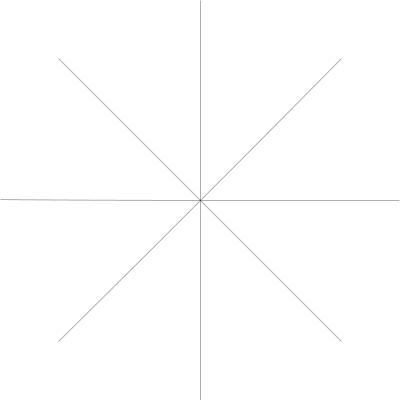
Frame 1 (no input)
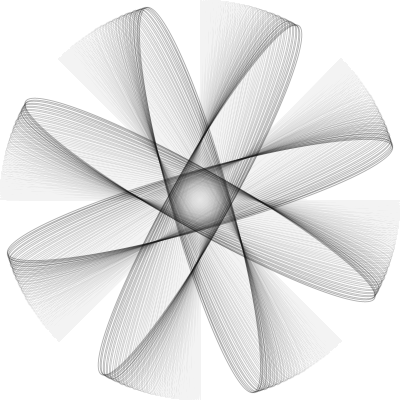
Frame 60 (the mouse pressed at the canvas centre just before this capture)
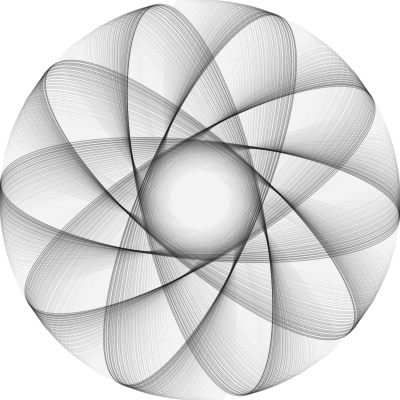
Frame 120 (the mouse held since frame 60 and released just before this capture)

The Processing sketch that drew these frames (run headless with seeded random() and noise(); from frame 60 on, the mouse is pressed at the canvas centre):

// Processing sketch: processing_64568
// ── processing_64568.pde

int e_w = 0;
int e_h = 400;
int flg;
float theta;
int num = 4;

void setup() {
  size(400, 400);
  background(255);
  smooth();
}



void draw() {
  noStroke();
  fill(255, 10);
  rect(0, 0, width, height);

  noFill();
  stroke(0, 80);

  translate(width/2, height/2);
  rotate(radians(theta));
  for (int i = 0; i < num;i++) {
    pushMatrix();
    rotate(radians(180 / num) * i);
    ellipse(0, 0, e_w, e_h);
    popMatrix();
  }

  if (flg == 0) {
    e_w++;
  }
  else {
    e_w--;
  }

  if (e_w > e_h) {
    e_w = 400;
    flg = 1;
    stroke(0, 80);
  }
  if (e_w < 0) {
    e_w=0;
    flg= 0;
  }

  theta += 0.5;
  
  println(num);
}

void mousePressed(){
  num++;
  
  if(num > 12){
    num = 4;
  }
}
